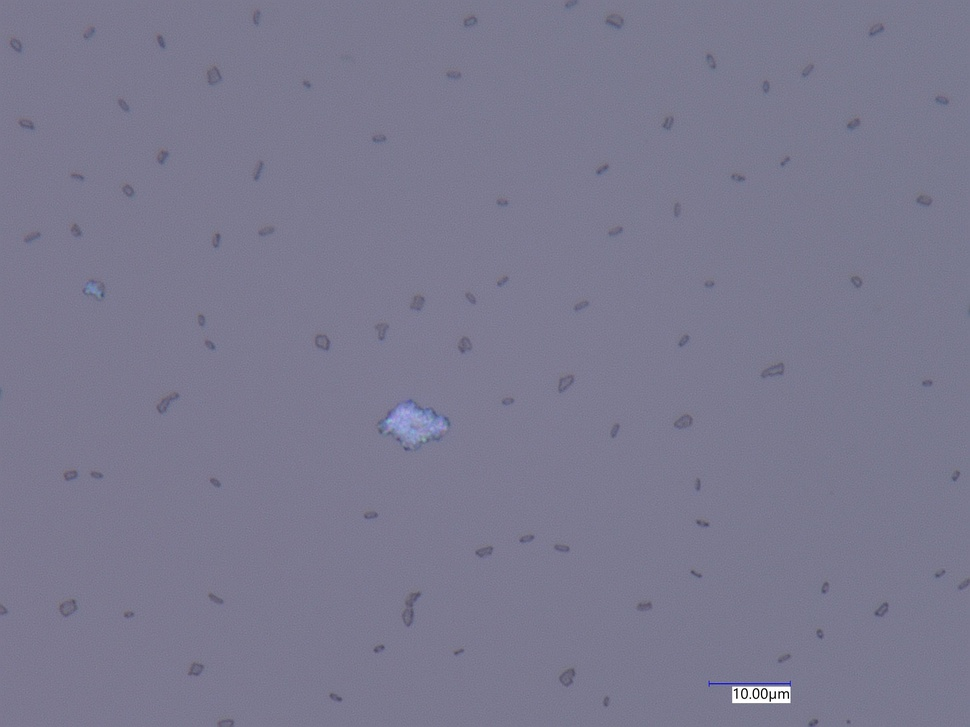
#> input picture learning/D16a1 cover slip 2500x Full coaxial.jpg, 970 x 727 px, shrunk from 2880 x 2160 before the run, found by its file name
$ python fixing.py
#> lines starting #> are read from the running program, lines starting #| are printed output that depends on the picture; after the words box and inside, x2 and y2 are one past the last pixel; in counts of white or black regions, pixels touching at a corner belong together
import cv2 as cv
import csv
import numpy as np
import matplotlib.pyplot as plt
from skimage.filters.rank import entropy
from skimage.morphology import disk
from skimage.util import img_as_ubyte
from skimage import io
from skimage.restoration import denoise_nl_means, estimate_sigma
from skimage.filters import try_all_threshold, threshold_minimum, threshold_triangle, threshold_yen, threshold_li
from scipy.ndimage import binary_fill_holes

# photos\Day 40 Glass 1 700x Partial Coaxial upper left.jpg
# photos\Day 3 asyn on glass slide 2500x partial coaxial upper left.jpg
# photos\Day 6 asyn 100x full coaxial.jpg
# photos\Day 40 Asyn GCS 2 Partial coaxial lower left 2500x.jpg

# Load grayscale image, scale to 0-255 uint8
img = io.imread(r"learning\D16a1 cover slip 2500x Full coaxial.jpg", as_gray=True)
#> img: shape (727, 970) float64; min 0, max 1, mean 0.481
range_img = (img * 255).astype(np.uint8)
plt.imshow(range_img, cmap='gray')
plt.title("Original Image")
plt.show()

# Step 1: NLM denoising
nlm = cv.fastNlMeansDenoising(range_img, h=10, templateWindowSize=7,
                               searchWindowSize=21)

# Step 2: CLAHE on NLM output
clahe = cv.createCLAHE(clipLimit=3.0, tileGridSize=(4, 4))
img_clahe = clahe.apply(nlm).astype(np.uint8)

# Step 3: Compute entropy on CLAHE image
entropy_img = entropy(img_as_ubyte(nlm), disk(2))
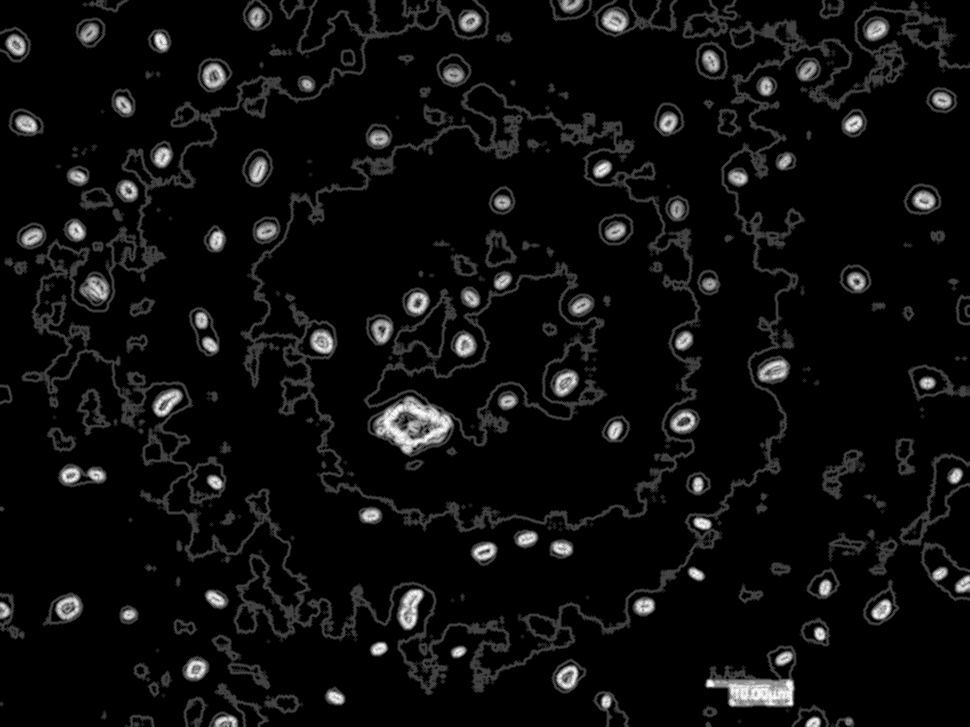
#> entropy_img: shape (727, 970) float64; min 0, max 3.7, mean 0.192; drawn with min black and max white

# Step 4: Normalize entropy to 0-255 uint8
norm_entropy = cv.normalize(entropy_img, None, 0, 255, cv.NORM_MINMAX).astype(np.uint8)
norm_entropy = cv.bitwise_not(norm_entropy)
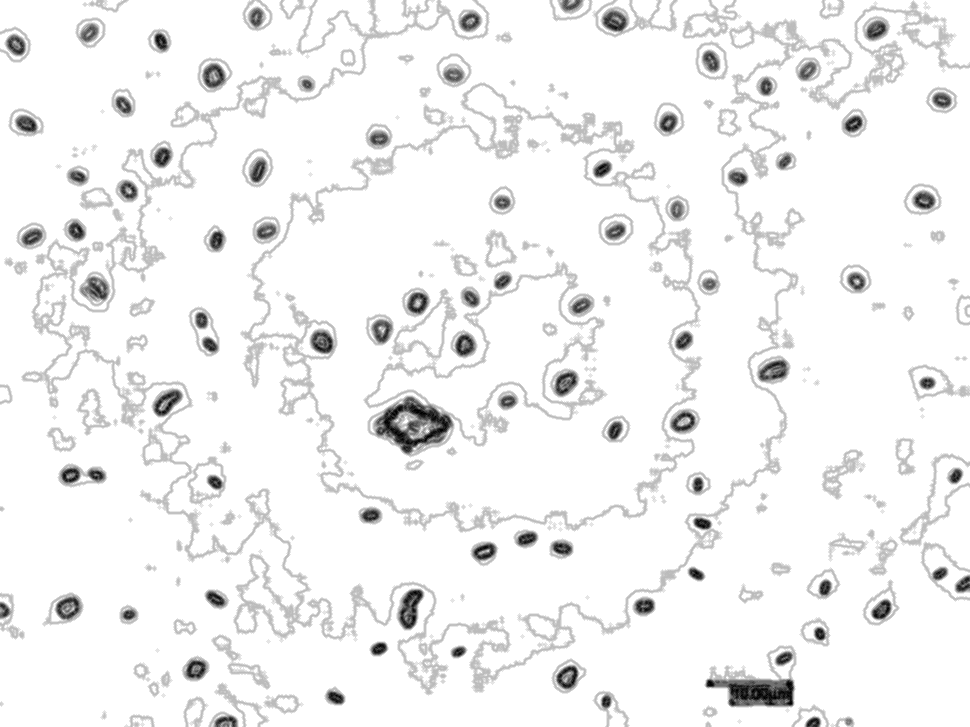
#> norm_entropy: shape (727, 970); min 0, max 255, mean 241.9
plt.imshow(norm_entropy, cmap='gray')
plt.title("Normalized Entropy Map")
plt.show()

# Step 5: Fuse CLAHE image + normalized entropy map
fused = cv.addWeighted(img_clahe, 0.6, norm_entropy, 0.4, 0)
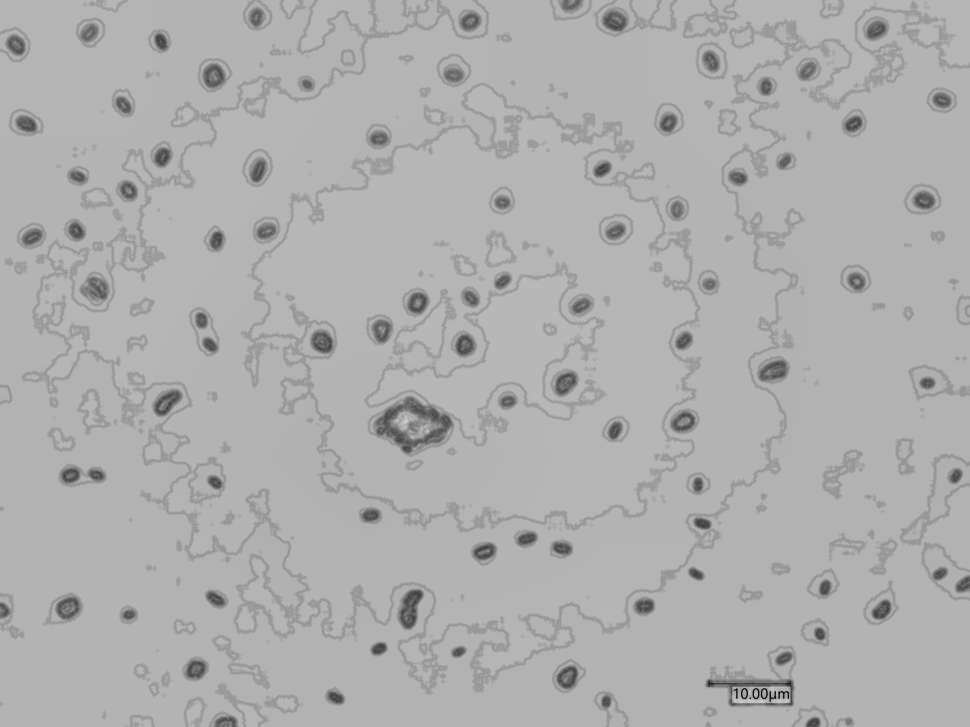
#> fused: shape (727, 970); min 5, max 212, mean 173.7
fused = cv.GaussianBlur(fused, (3, 3), 0)

# Step 6: Threshold fused image using 2 thresholding methods
# Compute thresholds using scikit-image methods
threshold_value_yen = threshold_yen(fused)
#> threshold_value_yen = 150
threshold_value_minimum = threshold_minimum(fused)
#> threshold_value_minimum = 133

# Weighted average of thresholds
weighted_threshold = (.9 * threshold_value_yen) + (.1 * threshold_value_minimum)
#> weighted_threshold = 148.3
print(f"Triangle Threshold: {threshold_value_yen}")
#| Triangle Threshold: 150
print(f"Minimum Threshold: {threshold_value_minimum}")
#| Minimum Threshold: 133
print(f"Weighted Threshold: {weighted_threshold}")
#| Weighted Threshold: 148.3

# Apply the weighted threshold to create a binary mask
binary = (fused > weighted_threshold).astype(np.uint8)
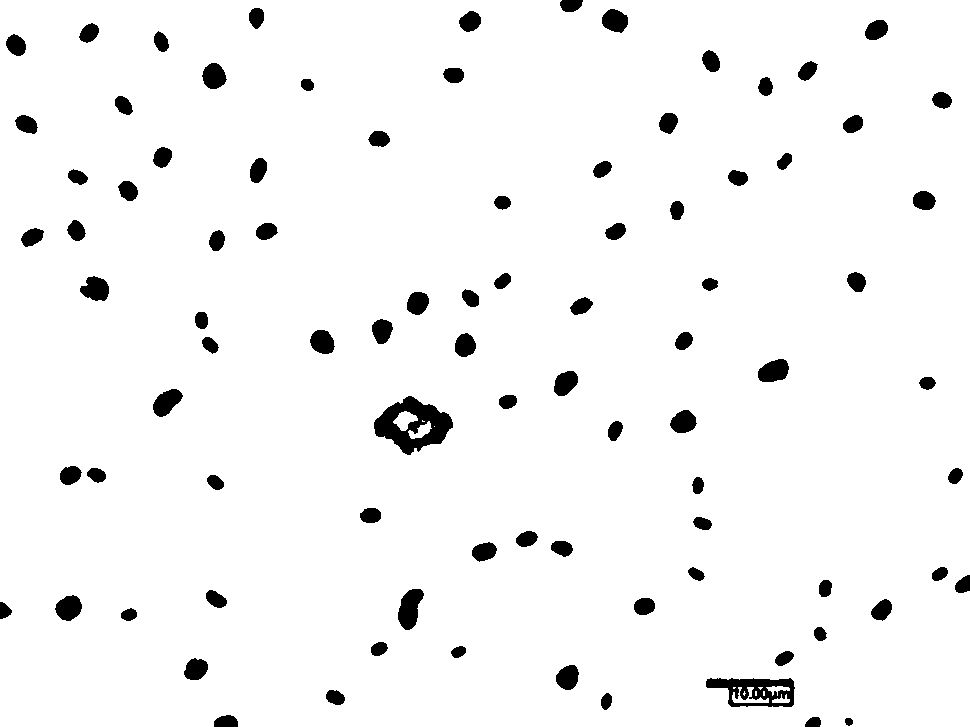
#> binary: shape (727, 970); values 0 (black) and 1 (white), 96.1% white; 89 black regions, largest, box (x1, y1, x2, y2) and area: (374, 396, 453, 455) 2386, (706, 678, 795, 707) 1514, (398, 589, 424, 630) 703
plt.imshow(binary, cmap='gray')
plt.title('Binary Mask (Weighted Threshold)')
plt.show()

# Step 7
# Invert binary so fibrils are white (foreground), background is black
inverted_binary = np.logical_not(binary.astype(bool))

# Fill holes inside fibrils
filled_mask = binary_fill_holes(inverted_binary)
#> filled_mask: shape (727, 970) bool; 4% white; 89 white regions, largest, box (x1, y1, x2, y2) and area: (374, 396, 453, 455) 2870, (706, 678, 795, 707) 1990, (398, 589, 424, 630) 703

# Invert back so fibrils are black, background is white
filled_mask = np.logical_not(filled_mask)

# Convert back to uint8 (0, 255) for OpenCV
filled_mask = (filled_mask * 255).astype(np.uint8)
plt.imshow(filled_mask, cmap='gray')
plt.title('Filled Mask')
plt.show()
# Visualization
fig, ax = plt.subplots(2, 3, figsize=(10, 8))
ax[0,0].imshow(range_img, cmap='gray')
ax[0,0].set_title("Original")
ax[0,0].axis('off')
ax[0,1].imshow(nlm, cmap='gray')
ax[0,1].set_title("NLM Denoised")
ax[0,1].axis('off')
ax[0,2].imshow(img_clahe, cmap='gray')
ax[0,2].set_title("CLAHE")
ax[0,2].axis('off')
ax[1,0].imshow(norm_entropy, cmap='gray')
ax[1,0].set_title("Entropy Map")
ax[1,0].axis('off')
ax[1,1].imshow(fused, cmap='gray')
ax[1,1].set_title("Fused (CLAHE + Entropy)")
ax[1,1].axis('off')
ax[1,2].imshow(binary, cmap='gray')
ax[1,2].set_title("Final Binary")
ax[1,2].axis('off')
plt.tight_layout()
plt.show()

# Invert the filled mask so fibrils are white (foreground) and background is black
inverted_filled_mask = cv.bitwise_not(filled_mask)

# Run connected components
num_labels, labels, stats, centroids = cv.connectedComponentsWithStats(inverted_filled_mask, connectivity=8)
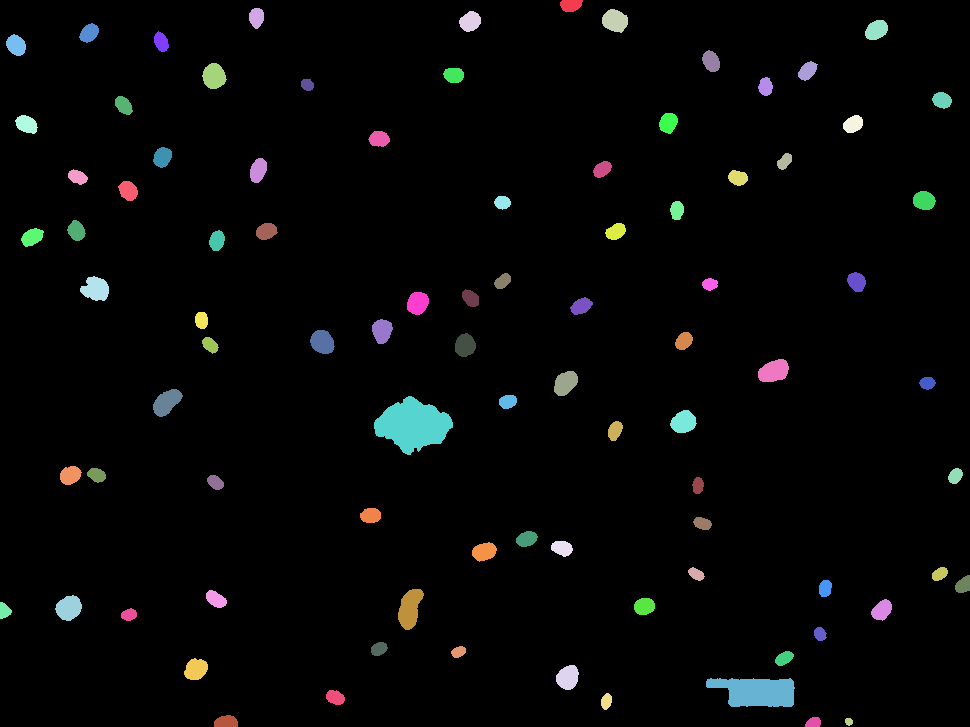
#> labels: shape (727, 970) int32; 90 distinct labels, from 0 to 89; one colour per label, 0 black
#> num_labels = 90; stats = 90 rows, first 6: [0, 0, 970, 727, 676724], [560, 0, 23, 12, 225], [249, 8, 15, 21, 244], [602, 9, 26, 24, 462], [459, 11, 22, 21, 336], [865, 20, 23, 20, 351]; centroids = 90 pairs, first value 4.22 to 962.9, second value 4.85 to 722
output = cv.cvtColor(filled_mask, cv.COLOR_GRAY2BGR)

# Prepare CSV output
with open("connected_components_output.csv", "w", newline="") as f:
    writer = csv.writer(f)
    writer.writerow(["ID", "X", "Y", "Width", "Height", "Area", "Centroid_X", "Centroid_Y"])

    # Loop through components (skip background: i = 0)
    for i in range(0, num_labels):
        x = stats[i, cv.CC_STAT_LEFT]
        y = stats[i, cv.CC_STAT_TOP]
        w = stats[i, cv.CC_STAT_WIDTH]
        h = stats[i, cv.CC_STAT_HEIGHT]
        area = stats[i, cv.CC_STAT_AREA]
        (cX, cY) = centroids[i]

        # Filter out small noise
        if area < 25:
            continue

        # Draw bounding box (red) and centroid (green)
        cv.rectangle(output, (x, y), (x + w, y + h), (0, 0, 255), 2)
        cv.circle(output, (int(cX), int(cY)), 3, (0, 255, 0), -1)

        # Add ID number as text near the centroid
        cv.putText(output, f"ID {i}", (int(x), int(y) - 10), cv.FONT_HERSHEY_SIMPLEX, 0.8, (255, 100, 0), 1, cv.LINE_AA)

        # Write to CSV
        writer.writerow([i, x, y, w, h, area, cX, cY])
#> this loop made 90 passes
#> (x, y, w, h, area, cX, cY) on passes 1 to 12: (0, 0, 970, 727, 676724, 484.9, 362.7), (560, 0, 23, 12, 225, 570.4, 4.85), (249, 8, 15, 21, 244, 256.1, 17.18), (602, 9, 26, 24, 462, 614.6, 20.38), (459, 11, 22, 21, 336, 469.8, 21.12), (865, 20, 23, 20, 351, 876.1, 29.6), (79, 23, 20, 20, 272, 88.81, 32.63), (154, 31, 15, 21, 220, 160.8, 41.5), (6, 34, 20, 22, 320, 15.71, 44.78), (702, 50, 18, 22, 290, 710.7, 60.87), (798, 61, 20, 20, 256, 807.2, 70.46), (202, 63, 25, 26, 474, 213.6, 75.83)
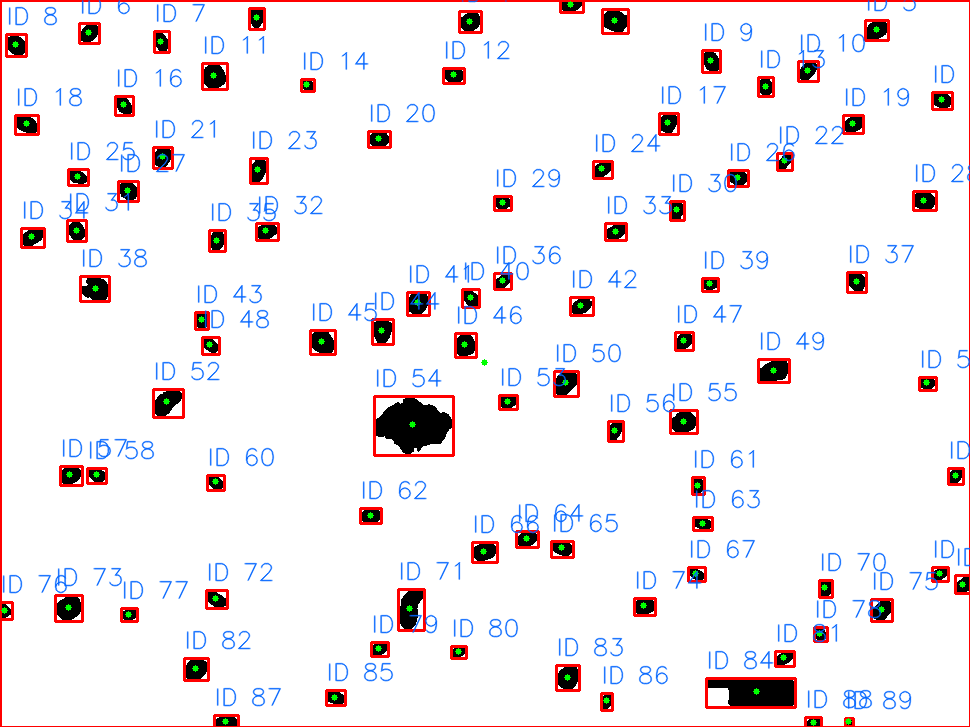
#> output: shape (727, 970, 3); mean B, G, R 236.9, 234.3, 240.4

# Show result
plt.imshow(cv.cvtColor(output, cv.COLOR_BGR2RGB))
plt.title("Connected Components with Bounding Boxes and IDs")
plt.axis('off')
plt.show()
